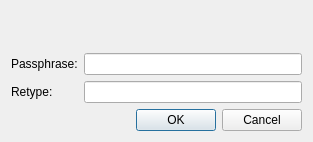
<?xml version="1.0" encoding="UTF-8"?>
<ui version="4.0">
 <class>EnterPassphrase</class>
 <widget class="QDialog" name="EnterPassphrase">
  <property name="geometry">
   <rect>
    <x>0</x>
    <y>0</y>
    <width>313</width>
    <height>142</height>
   </rect>
  </property>
  <property name="windowTitle">
   <string>Dialog</string>
  </property>
  <layout class="QVBoxLayout" name="verticalLayout">
   <item>
    <widget class="QLabel" name="displayString">
     <property name="text">
      <string/>
     </property>
    </widget>
   </item>
   <item>
    <layout class="QGridLayout" name="gridLayout">
     <item row="0" column="0">
      <widget class="QLabel" name="labelPassphrase">
       <property name="text">
        <string>Passphrase:</string>
       </property>
      </widget>
     </item>
     <item row="1" column="0">
      <widget class="QLabel" name="labelRetype">
       <property name="text">
        <string>Retype:</string>
       </property>
      </widget>
     </item>
     <item row="1" column="1">
      <widget class="QLineEdit" name="retype">
       <property name="maximumSize">
        <size>
         <width>16777215</width>
         <height>25</height>
        </size>
       </property>
      </widget>
     </item>
     <item row="0" column="1">
      <widget class="QLineEdit" name="passphrase">
       <property name="maximumSize">
        <size>
         <width>16777215</width>
         <height>25</height>
        </size>
       </property>
      </widget>
     </item>
    </layout>
   </item>
   <item>
    <widget class="QDialogButtonBox" name="buttons">
     <property name="orientation">
      <enum>Qt::Horizontal</enum>
     </property>
     <property name="standardButtons">
      <set>QDialogButtonBox::Cancel|QDialogButtonBox::Ok</set>
     </property>
    </widget>
   </item>
  </layout>
 </widget>
 <resources/>
 <connections>
  <connection>
   <sender>buttons</sender>
   <signal>accepted()</signal>
   <receiver>EnterPassphrase</receiver>
   <slot>accept()</slot>
   <hints>
    <hint type="sourcelabel">
     <x>248</x>
     <y>254</y>
    </hint>
    <hint type="destinationlabel">
     <x>157</x>
     <y>274</y>
    </hint>
   </hints>
  </connection>
  <connection>
   <sender>buttons</sender>
   <signal>rejected()</signal>
   <receiver>EnterPassphrase</receiver>
   <slot>reject()</slot>
   <hints>
    <hint type="sourcelabel">
     <x>316</x>
     <y>260</y>
    </hint>
    <hint type="destinationlabel">
     <x>286</x>
     <y>274</y>
    </hint>
   </hints>
  </connection>
 </connections>
</ui>
